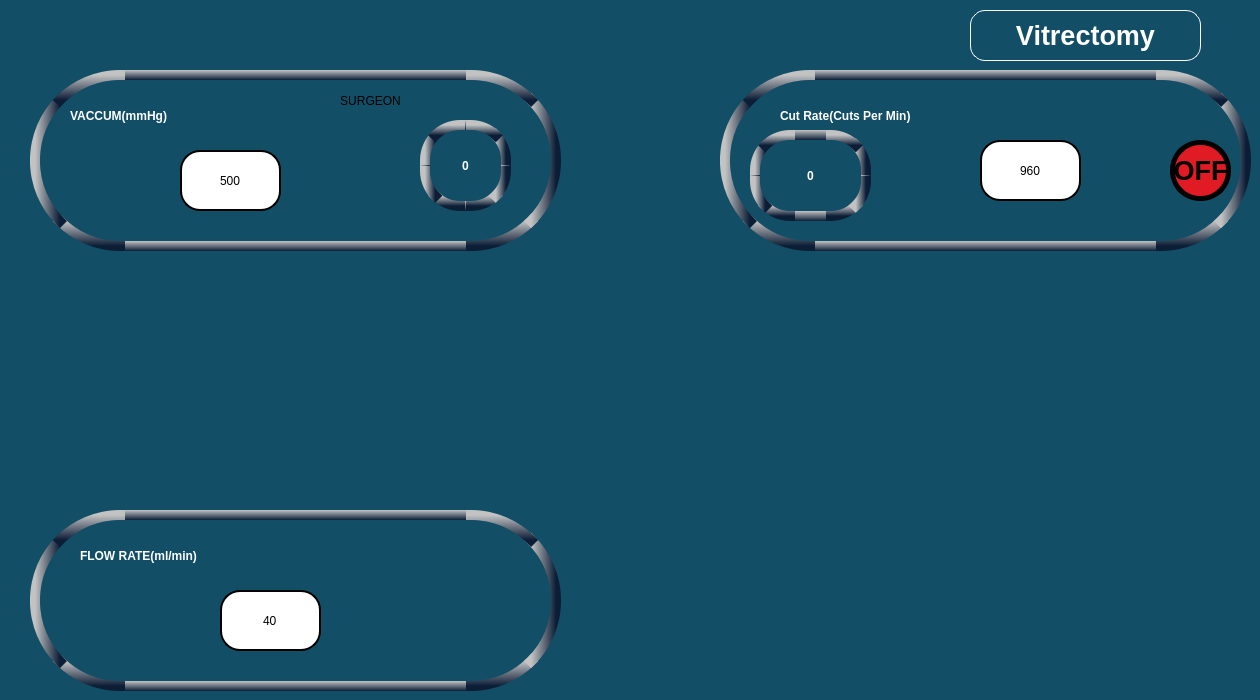
    <widget class="QWidget" name="tab_39">
     <property name="styleSheet">
      <string notr="true">
background-color: rgb(18, 78, 102);


</string>
     </property>
     <attribute name="title">
      <string>Page</string>
     </attribute>
     <widget class="QLineEdit" name="lineEdit_71">
      <property name="geometry">
       <rect>
        <x>980</x>
        <y>140</y>
        <width>101</width>
        <height>61</height>
       </rect>
      </property>
      <property name="styleSheet">
       <string notr="true">font:20pt &quot;Ubuntu&quot;;
background-color: rgb(255,255,255);
border-radius:20px;border:2px solid black;</string>
      </property>
      <property name="text">
       <string>960</string>
      </property>
      <property name="alignment">
       <set>Qt::AlignCenter</set>
      </property>
     </widget>
     <widget class="QPushButton" name="vitpowup_but">
      <property name="geometry">
       <rect>
        <x>880</x>
        <y>140</y>
        <width>91</width>
        <height>61</height>
       </rect>
      </property>
      <property name="styleSheet">
       <string notr="true">QPushButton {
    image: url(:/images/uarrow.png);
    background-color: transparent;
    border: none;
}

QPushButton:focus {
    outline: none;
    border: none;
}
</string>
      </property>
      <property name="text">
       <string/>
      </property>
     </widget>
     <widget class="QPushButton" name="vitpowdown_but">
      <property name="geometry">
       <rect>
        <x>1080</x>
        <y>140</y>
        <width>91</width>
        <height>61</height>
       </rect>
      </property>
      <property name="styleSheet">
       <string notr="true">QPushButton {
    image: url(:/images/darrow.png);
    background-color: transparent;
    border: none;
}

QPushButton:focus {
    outline: none;
    border: none;
}
</string>
      </property>
      <property name="text">
       <string/>
      </property>
     </widget>
     <widget class="QLineEdit" name="lineEdit_72">
      <property name="geometry">
       <rect>
        <x>220</x>
        <y>590</y>
        <width>101</width>
        <height>61</height>
       </rect>
      </property>
      <property name="styleSheet">
       <string notr="true">font:25pt &quot;Ubuntu&quot;;
background-color: rgb(255,255,255);
border-radius:20px;border:2px solid black;</string>
      </property>
      <property name="text">
       <string>40</string>
      </property>
      <property name="alignment">
       <set>Qt::AlignCenter</set>
      </property>
     </widget>
     <widget class="QPushButton" name="vitflowup_but">
      <property name="geometry">
       <rect>
        <x>70</x>
        <y>590</y>
        <width>91</width>
        <height>61</height>
       </rect>
      </property>
      <property name="styleSheet">
       <string notr="true">QPushButton {
    image: url(:/images/uarrow.png);
    background-color: transparent;
    border: none;
}

QPushButton:focus {
    outline: none;
    border: none;
}
</string>
      </property>
      <property name="text">
       <string/>
      </property>
     </widget>
     <widget class="QPushButton" name="vitflowdown_but">
      <property name="geometry">
       <rect>
        <x>380</x>
        <y>590</y>
        <width>91</width>
        <height>61</height>
       </rect>
      </property>
      <property name="styleSheet">
       <string notr="true">QPushButton {
    image: url(:/images/darrow.png);
    background-color: transparent;
    border: none;
}

QPushButton:focus {
    outline: none;
    border: none;
}
</string>
      </property>
      <property name="text">
       <string/>
      </property>
     </widget>
     <widget class="QLabel" name="label_115">
      <property name="geometry">
       <rect>
        <x>30</x>
        <y>70</y>
        <width>531</width>
        <height>181</height>
       </rect>
      </property>
      <property name="styleSheet">
       <string notr="true">border-radius:90px;


border:4px solid black;

border-left: 10px solid black;
border-right: 10px solid black;
border-top: 10px solid black;
border-bottom: 10px solid black;

border-left-color: qlineargradient(x1:0, y1:0, x2:1, y2:0, stop: 0 rgb(195,195,195), stop: 1 rgb(12, 29, 54));
border-right-color: qlineargradient(x1:0, y1:0, x2:1, y2:0, stop: 0 rgb(195,195,195), stop: 1 rgb(12, 29, 54));
border-top-color: qlineargradient(x1:0, y1:0, x2:0, y2:1, stop: 0 rgb(195,195,195), stop: 1 rgb(12, 29, 54));
border-bottom-color: qlineargradient(x1:0, y1:0, x2:0, y2:1, stop: 0 rgb(195,195,195), stop: 1 rgb(12, 29, 54));



</string>
      </property>
      <property name="text">
       <string/>
      </property>
     </widget>
     <widget class="QLabel" name="label_117">
      <property name="geometry">
       <rect>
        <x>720</x>
        <y>70</y>
        <width>531</width>
        <height>181</height>
       </rect>
      </property>
      <property name="styleSheet">
       <string notr="true">border-radius:90px;


border:4px solid black;

border-left: 10px solid black;
border-right: 10px solid black;
border-top: 10px solid black;
border-bottom: 10px solid black;

border-left-color: qlineargradient(x1:0, y1:0, x2:1, y2:0, stop: 0 rgb(195,195,195), stop: 1 rgb(12, 29, 54));
border-right-color: qlineargradient(x1:0, y1:0, x2:1, y2:0, stop: 0 rgb(195,195,195), stop: 1 rgb(12, 29, 54));
border-top-color: qlineargradient(x1:0, y1:0, x2:0, y2:1, stop: 0 rgb(195,195,195), stop: 1 rgb(12, 29, 54));
border-bottom-color: qlineargradient(x1:0, y1:0, x2:0, y2:1, stop: 0 rgb(195,195,195), stop: 1 rgb(12, 29, 54));



</string>
      </property>
      <property name="text">
       <string/>
      </property>
     </widget>
     <widget class="QPushButton" name="vitvacup_but">
      <property name="geometry">
       <rect>
        <x>60</x>
        <y>150</y>
        <width>91</width>
        <height>61</height>
       </rect>
      </property>
      <property name="styleSheet">
       <string notr="true">QPushButton {
    image: url(:/images/uarrow.png);
    background-color: transparent;
    border: none;
}

QPushButton:focus {
    outline: none;
    border: none;
}
</string>
      </property>
      <property name="text">
       <string/>
      </property>
     </widget>
     <widget class="QPushButton" name="vitvacdown_but">
      <property name="geometry">
       <rect>
        <x>300</x>
        <y>150</y>
        <width>91</width>
        <height>61</height>
       </rect>
      </property>
      <property name="styleSheet">
       <string notr="true">QPushButton {
    image: url(:/images/darrow.png);
    background-color: transparent;
    border: none;
}

QPushButton:focus {
    outline: none;
    border: none;
}
</string>
      </property>
      <property name="text">
       <string/>
      </property>
     </widget>
     <widget class="QLineEdit" name="lineEdit_73">
      <property name="geometry">
       <rect>
        <x>180</x>
        <y>150</y>
        <width>101</width>
        <height>61</height>
       </rect>
      </property>
      <property name="styleSheet">
       <string notr="true">font:25pt &quot;Ubuntu&quot;;
background-color: rgb(255,255,255);
border-radius:20px;border:2px solid black;</string>
      </property>
      <property name="text">
       <string>500</string>
      </property>
      <property name="alignment">
       <set>Qt::AlignCenter</set>
      </property>
     </widget>
     <widget class="QLabel" name="label_118">
      <property name="geometry">
       <rect>
        <x>420</x>
        <y>120</y>
        <width>91</width>
        <height>91</height>
       </rect>
      </property>
      <property name="styleSheet">
       <string notr="true">font:30pt &quot;Ubuntu&quot;;
color: rgb(255, 255, 255);

border:5px solid black;
border-radius:40px;font-weight: bold;



border-left: 10px solid black;
border-right: 10px solid black;
border-top: 10px solid black;
border-bottom: 10px solid black;

border-left-color: qlineargradient(x1:0, y1:0, x2:1, y2:0, stop: 0 rgb(195,195,195), stop: 1 rgb(12, 29, 54));
border-right-color: qlineargradient(x1:0, y1:0, x2:1, y2:0, stop: 0 rgb(195,195,195), stop: 1 rgb(12, 29, 54));
border-top-color: qlineargradient(x1:0, y1:0, x2:0, y2:1, stop: 0 rgb(195,195,195), stop: 1 rgb(12, 29, 54));
border-bottom-color: qlineargradient(x1:0, y1:0, x2:0, y2:1, stop: 0 rgb(195,195,195), stop: 1 rgb(12, 29, 54));



</string>
      </property>
      <property name="text">
       <string>0</string>
      </property>
      <property name="alignment">
       <set>Qt::AlignCenter</set>
      </property>
     </widget>
     <widget class="QLabel" name="label_119">
      <property name="geometry">
       <rect>
        <x>750</x>
        <y>130</y>
        <width>121</width>
        <height>91</height>
       </rect>
      </property>
      <property name="styleSheet">
       <string notr="true">font:30pt &quot;Ubuntu&quot;;
color: rgb(255, 255, 255);

border:5px solid black;
border-radius:40px;font-weight: bold;



border-left: 10px solid black;
border-right: 10px solid black;
border-top: 10px solid black;
border-bottom: 10px solid black;

border-left-color: qlineargradient(x1:0, y1:0, x2:1, y2:0, stop: 0 rgb(195,195,195), stop: 1 rgb(12, 29, 54));
border-right-color: qlineargradient(x1:0, y1:0, x2:1, y2:0, stop: 0 rgb(195,195,195), stop: 1 rgb(12, 29, 54));
border-top-color: qlineargradient(x1:0, y1:0, x2:0, y2:1, stop: 0 rgb(195,195,195), stop: 1 rgb(12, 29, 54));
border-bottom-color: qlineargradient(x1:0, y1:0, x2:0, y2:1, stop: 0 rgb(195,195,195), stop: 1 rgb(12, 29, 54));



</string>
      </property>
      <property name="text">
       <string>0</string>
      </property>
      <property name="alignment">
       <set>Qt::AlignCenter</set>
      </property>
     </widget>
     <widget class="QPushButton" name="vitmode">
      <property name="geometry">
       <rect>
        <x>1040</x>
        <y>60</y>
        <width>151</width>
        <height>61</height>
       </rect>
      </property>
      <property name="styleSheet">
       <string notr="true">font:15pt &quot;Ubuntu&quot;;

image: url(:/images/panelbutton.png);
background-color:transparent;
border:none;</string>
      </property>
      <property name="text">
       <string>SURGEON</string>
      </property>
     </widget>
     <widget class="QPushButton" name="vitvacmode">
      <property name="geometry">
       <rect>
        <x>290</x>
        <y>60</y>
        <width>161</width>
        <height>81</height>
       </rect>
      </property>
      <property name="styleSheet">
       <string notr="true">font:15pt &quot;Ubuntu&quot;;

image: url(:/images/panelbutton.png);
background-color:transparent;
border:none;</string>
      </property>
      <property name="text">
       <string>SURGEON</string>
      </property>
     </widget>
     <widget class="QPushButton" name="vitonoff">
      <property name="geometry">
       <rect>
        <x>1170</x>
        <y>140</y>
        <width>61</width>
        <height>61</height>
       </rect>
      </property>
      <property name="styleSheet">
       <string notr="true">font:20pt;border:5px solid black;
border-radius:30px;font-weight: bold;
background-color: rgb(224, 27, 36);
color: rgb(0, 0, 0);</string>
      </property>
      <property name="text">
       <string>OFF</string>
      </property>
     </widget>
     <widget class="QLabel" name="label_122">
      <property name="geometry">
       <rect>
        <x>30</x>
        <y>510</y>
        <width>531</width>
        <height>181</height>
       </rect>
      </property>
      <property name="styleSheet">
       <string notr="true">border-radius:90px;


border:4px solid black;

border-left: 10px solid black;
border-right: 10px solid black;
border-top: 10px solid black;
border-bottom: 10px solid black;

border-left-color: qlineargradient(x1:0, y1:0, x2:1, y2:0, stop: 0 rgb(195,195,195), stop: 1 rgb(12, 29, 54));
border-right-color: qlineargradient(x1:0, y1:0, x2:1, y2:0, stop: 0 rgb(195,195,195), stop: 1 rgb(12, 29, 54));
border-top-color: qlineargradient(x1:0, y1:0, x2:0, y2:1, stop: 0 rgb(195,195,195), stop: 1 rgb(12, 29, 54));
border-bottom-color: qlineargradient(x1:0, y1:0, x2:0, y2:1, stop: 0 rgb(195,195,195), stop: 1 rgb(12, 29, 54));



</string>
      </property>
      <property name="text">
       <string/>
      </property>
     </widget>
     <widget class="QLabel" name="label_20">
      <property name="geometry">
       <rect>
        <x>970</x>
        <y>10</y>
        <width>231</width>
        <height>51</height>
       </rect>
      </property>
      <property name="styleSheet">
       <string notr="true">color: rgb(255, 255, 255);
background-color:transparent;
border:1px solid white;
border-radius:15px;
font:20pt;
font:bold;

</string>
      </property>
      <property name="text">
       <string>Vitrectomy</string>
      </property>
      <property name="alignment">
       <set>Qt::AlignCenter</set>
      </property>
     </widget>
     <widget class="QLabel" name="lblvitvac">
      <property name="geometry">
       <rect>
        <x>70</x>
        <y>100</y>
        <width>241</width>
        <height>31</height>
       </rect>
      </property>
      <property name="styleSheet">
       <string notr="true">background-color:transparent;
color: rgb(255, 255, 255);
font: 20pt &quot;Ubuntu Condensed&quot;;
font:bold;
border:none;
</string>
      </property>
      <property name="text">
       <string>VACCUM(mmHg)</string>
      </property>
     </widget>
     <widget class="QLabel" name="lblvitflow">
      <property name="geometry">
       <rect>
        <x>80</x>
        <y>540</y>
        <width>381</width>
        <height>31</height>
       </rect>
      </property>
      <property name="styleSheet">
       <string notr="true">background-color:transparent;
color: rgb(255, 255, 255);
font: 20pt &quot;Ubuntu Condensed&quot;;
font:bold;
border:none;
</string>
      </property>
      <property name="text">
       <string>FLOW RATE(ml/min)</string>
      </property>
     </widget>
     <widget class="QLabel" name="lblcutrate">
      <property name="geometry">
       <rect>
        <x>780</x>
        <y>90</y>
        <width>401</width>
        <height>51</height>
       </rect>
      </property>
      <property name="styleSheet">
       <string notr="true">background-color:transparent;
color: rgb(255, 255, 255);
font: 20pt &quot;Ubuntu Condensed&quot;;
font:bold;
border:none;
</string>
      </property>
      <property name="text">
       <string>Cut Rate(Cuts Per Min)</string>
      </property>
      <property name="alignment">
       <set>Qt::AlignLeading|Qt::AlignLeft|Qt::AlignVCenter</set>
      </property>
     </widget>
     <zorder>vitmode</zorder>
     <zorder>label_115</zorder>
     <zorder>label_122</zorder>
     <zorder>label_117</zorder>
     <zorder>lineEdit_71</zorder>
     <zorder>vitpowdown_but</zorder>
     <zorder>lineEdit_72</zorder>
     <zorder>vitflowup_but</zorder>
     <zorder>vitflowdown_but</zorder>
     <zorder>vitvacup_but</zorder>
     <zorder>vitvacdown_but</zorder>
     <zorder>lineEdit_73</zorder>
     <zorder>label_118</zorder>
     <zorder>label_119</zorder>
     <zorder>vitvacmode</zorder>
     <zorder>vitonoff</zorder>
     <zorder>vitpowup_but</zorder>
     <zorder>label_20</zorder>
     <zorder>lblvitvac</zorder>
     <zorder>lblvitflow</zorder>
     <zorder>lblcutrate</zorder>
    </widget>
